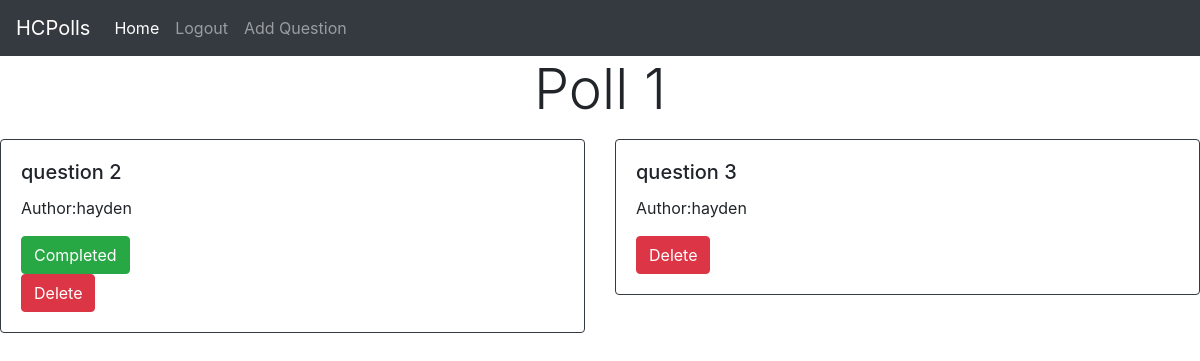
Page /pollView/1 (signed in) on the committed database.
### polls/models.py (models this page shows, shortened)
class Polls(models.Model):
    UniqueId = models.CharField(max_length=100, unique=True)
    Title = models.CharField(max_length=100)
    Description = models.CharField(max_length=100)
    password = models.CharField(max_length=100)
    Active = models.BooleanField(default=True)
    Author = models.ForeignKey(
        settings.AUTH_USER_MODEL,
        on_delete=models.CASCADE,
    )

class Question(models.Model):
    poll = models.ForeignKey(
        Polls, on_delete=models.CASCADE, null=True)
    QuestionText = models.CharField(max_length=100)
    Completed = models.BooleanField(default=False)
    User = models.ForeignKey(
        UserModel, on_delete=models.CASCADE)

class UserModel(models.Model):
    Ip = models.CharField(max_length=100, null=True)
    Name = models.CharField(max_length=100)
    CurrentPoll = models.ForeignKey(
        Polls, on_delete=models.CASCADE)

### polls/views.py (the view, shortened to what this page needs)
# urls.py: path('pollView/<str:pk>', views.pollView, name='pollView'),
def pollView(request, pk):
    if request.user.is_authenticated:
        Title = Polls.objects.get(id=pk)
        AllActive = Question.objects.filter(poll=Title)
        context = {
            'PollId': Title.id,
            'Title': Title.Title,
            'AllActive': AllActive
        }
        return render(request, 'polls/InpollAdmin.html', context)

### polls/templates/polls/InpollAdmin.html (shortened to what this page needs)
<!DOCTYPE html>
<html lang="en">
  <head>
    <link
      rel="stylesheet"
      href="https://stackpath.bootstrapcdn.com/bootstrap/4.3.1/css/bootstrap.min.css"
    />
  </head>
  <body>
    <nav class="navbar navbar-expand-lg navbar-dark bg-dark">
      <a class="navbar-brand" href="#">HCPolls</a>
      <div class="collapse navbar-collapse" id="navbarNav">
        <ul class="navbar-nav">
          <li class="nav-item active">
            <a class="nav-link" href="#"
              >Home <span class="sr-only">(current)</span></a
            >
          </li>
          {% if user.is_authenticated %}
          <li class="nav-item">
            <a
              class="nav-link"
              href="javascript:{}"
              onclick="document.getElementById('logoutForm').submit();"
              >Logout</a
            >
          </li>
          {% endif %}
          <li class="nav-item">
            <a
              class="nav-link"
              href="#"
              data-toggle="modal"
              data-target="#AddQuestionModal"
              >Add Question</a
            >
          </li>
        </ul>
      </div>
    </nav>
    <h1 class="display-4" align="center">
        {{Title}}
      </h1>
    {% for i in AllActive %}
    {% if forloop.counter0|divisibleby:"2" %}
    <div class="row">
      {% endif %}
      <div class="col-sm-6 mt-2">
        <div class="card border-dark">
          <div class="card-body">
            <h5 class="card-title" >{{i.QuestionText}}</h5>
            <p class="card-text">
                Author:{{i.User.Name}}
              </p>
            {% if i.Completed %}
            {% else %}
            <form action="{% url 'CompleteQuestion' i.id PollId %}">
                <button type="submit" class="btn btn-success">Completed</button>
            </form>
            {% endif %}
            <form action="{% url 'DeleteQuestion' i.id PollId %}">
                <button type="submit" class="btn btn-danger">Delete</button>
            </form>
          </div>
        </div>
      </div>
      {% if forloop.counter0|divisibleby:"2" %} {% else %}
    </div>
    {% endif %} {% endfor %}
  </body>
  <link
    rel="stylesheet"
    href="https://cdnjs.cloudflare.com/ajax/libs/font-awesome/4.7.0/css/font-awesome.min.css"
  />
</html>

### rows in the picture
Polls: Title "Poll 1"
Question: QuestionText "question 2", User.Name "hayden", Completed "Completed"
Question: QuestionText "question 3", User.Name "hayden"
